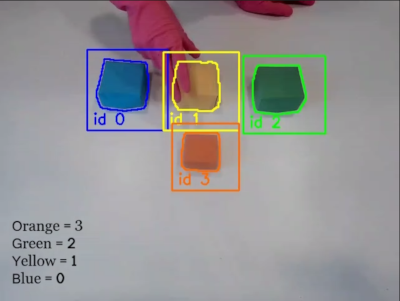
#> input picture example.png, 400 x 301 px, given in place of the camera
$ python main.py
#> lines starting #> are read from the running program, lines starting #| are printed output that depends on the picture; after the words box and inside, x2 and y2 are one past the last pixel; in counts of white or black regions, pixels touching at a corner belong together
#> in run, frame is the input picture: shape (301, 400, 3); mean B, G, R 148.3, 147.5, 150.3
#> in run, `hsv_frame = cv2.cvtColor(frame, cv2.COLOR_BGR2HSV)`: hsv_frame: shape (301, 400, 3); mean H, S, V 110.9, 34.5, 160.2
### kalman_filter/kf.py

import numpy as np


class KF:
    """
    Class adapted from https://machinelearningspace.com/2d-object-tracking-using-kalman-filter/
    """

    DT = 1 / 30.0
    U_X = 1
    U_Y = 1
    STD_ACC = 0.01
    X_STD_MEAS = 0.001
    Y_STD_MEAS = 0.001

    def __init__(self):
        self.u = np.matrix([[KF.U_X], [KF.U_Y]])
        self.A = np.matrix([[1, 0, KF.DT, 0],
                            [0, 1, 0, KF.DT],
                            [0, 0, 1, 0],
                            [0, 0, 0, 1]])
        self.B = np.matrix([[0.5 * np.power(KF.DT, 2), 0],
                            [0, 0.5 * np.power(KF.DT, 2)],
                            [KF.DT, 0],
                            [0, KF.DT]])
        self.H = np.matrix([[1, 0, 0, 0],
                            [0, 1, 0, 0]])
        self.Q = np.matrix([[0.25 * np.power(KF.DT, 4), 0, 0.5 * np.power(KF.DT, 3), 0],
                            [0, 0.25 * np.power(KF.DT, 4), 0, 0.5 * np.power(KF.DT, 3)],
                            [0.5 * np.power(KF.DT, 3), 0, np.power(KF.DT, 2), 0],
                            [0, 0.5 * np.power(KF.DT, 3), 0, np.power(KF.DT, 2)]]) * np.power(KF.STD_ACC, 2)
        self.R = np.matrix([[np.power(KF.X_STD_MEAS, 2), 0],
                            [0, np.power(KF.Y_STD_MEAS, 2)]])
        self.x = np.matrix(np.zeros((4, 1)))
        self.P = np.eye(4)
        self.I = np.eye(4)

    def predict(self):
        self.x = np.dot(self.A, self.x) + np.dot(self.B, self.u)
        self.P = np.dot(np.dot(self.A, self.P), self.A.T) + self.Q
        return self.x[0], self.x[1]

    # [6 lines left out: function update, not called in this run]

### kalman_filter/main.py

import numpy as np
import cv2
from kf import KF


class Object:

    DILATE_KERNEL_SIZE = (3, 3)
    DILATE_ITER = 2
    BLUR_KERNEL_SIZE = (7, 7)

    def __init__(self):
        self.hsv_color = np.array([[0, 137, 173], [179, 255, 255]])

    def _filter_color(self, hsv_frame):
        mask = cv2.inRange(hsv_frame, self.hsv_color[0], self.hsv_color[1])
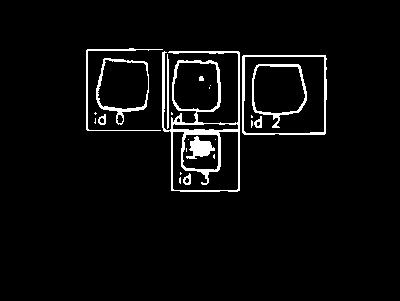
#> mask: shape (301, 400); 4.2% white; 24 white regions (13 under 20 px), largest, box (x1, y1, x2, y2) and area: (162, 51, 240, 192) 2228, (242, 55, 327, 135) 718, (252, 64, 307, 128) 517
        mask = cv2.dilate(mask, np.ones(Object.DILATE_KERNEL_SIZE, np.uint8), iterations=Object.DILATE_ITER)
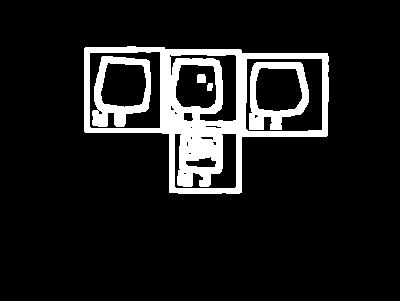
#> mask: shape (301, 400); 11.3% white; 5 white regions
        mask = cv2.GaussianBlur(mask, Object.BLUR_KERNEL_SIZE, 0)
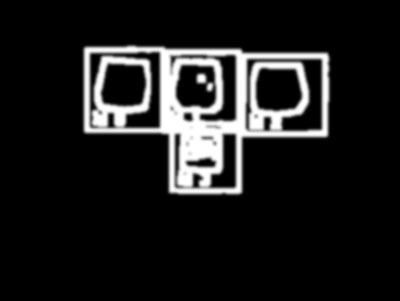
#> mask: shape (301, 400); min 0, max 255, mean 28.8
        return mask

    def find(self, hsv_frame, frame):
        mask = self._filter_color(hsv_frame)
        contours, _ = cv2.findContours(mask, cv2.RETR_EXTERNAL, cv2.CHAIN_APPROX_NONE)
#> contours = 1 contour; box (x1, y1, x2, y2) and area: (81, 43, 332, 197) 27140

        if len(contours) < 1:
            return False, None, None

        max_contour = max(contours, key=cv2.contourArea)
#> max_contour = contour of 783 points, box (x1, y1, x2, y2) (81, 43, 332, 197), area 27140

        area_stats = cv2.minAreaRect(max_contour)
#> area_stats = ((204.7, 120.9), (151.8, 251.5), -88.36)
        box_points = np.intp(cv2.boxPoints(area_stats))
#> box_points = [[328, 200], [76, 193], [81, 41], [332, 48]]
        cv2.drawContours(frame, [box_points], 0, (255, 0, 0), 1)
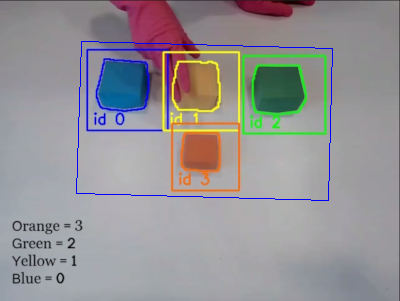
#> frame: shape (301, 400, 3); 0.67% of pixels changed, all inside (x1, y1, x2, y2) = (76, 41, 333, 201)

        cx = area_stats[0][0]
#> cx = 204.7
        cy = area_stats[0][1]
#> cy = 120.9

        return True, np.array([[cx], [cy]]), (np.intp(cx), np.intp(cy))

def run():
    vid_cap = cv2.VideoCapture(2)
    kf = KF()
    obj = Object()

    while True:

        _, frame = vid_cap.read()

        hsv_frame = cv2.cvtColor(frame, cv2.COLOR_BGR2HSV)
        found, center, c = obj.find(hsv_frame, frame)
#> found = True; center = [204.7, 120.9]; c = (204, 120)

        (x, y) = kf.predict()
        cx = np.intp(x).item()
        cy = np.intp(y).item()
        cv2.circle(frame, (cx, cy), 10, (255, 255, 255), 6)
#> frame: shape (301, 400, 3); 0.09% of pixels changed, all inside (x1, y1, x2, y2) = (0, 0, 14, 14)

        if found:
            cv2.circle(frame, c, 10, (255, 0, 0), 1)
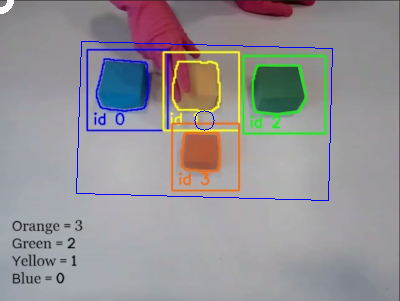
#> frame: shape (301, 400, 3); mean B, G, R 149.1, 146.6, 149.3
#> (the run stopped early here; a loop or call above may not have finished)
